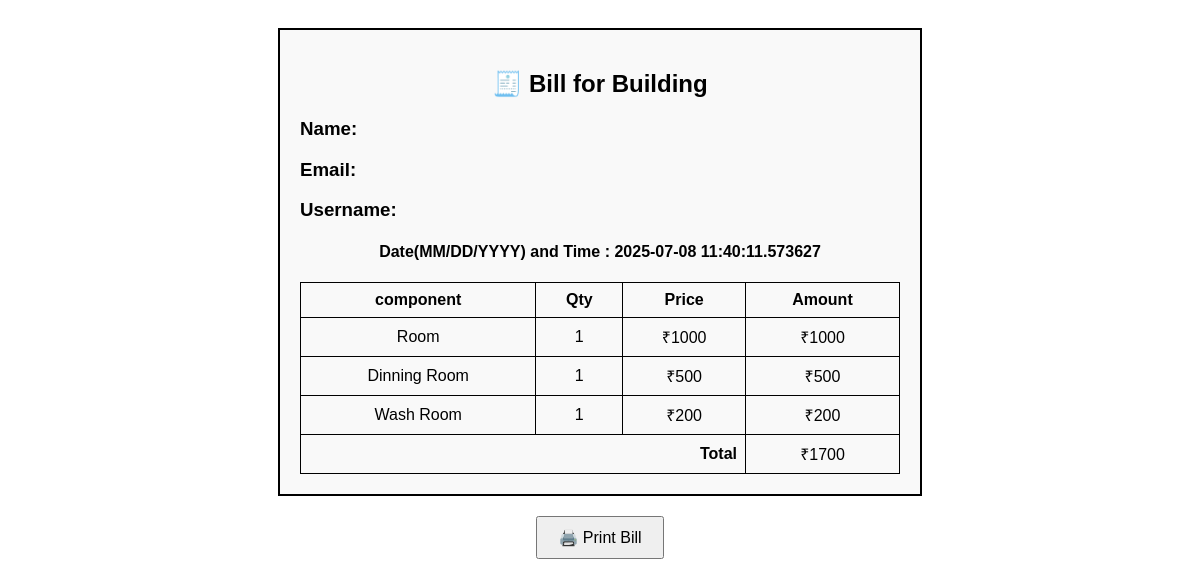
Before: /bill_print/kj/10 with the older database file.
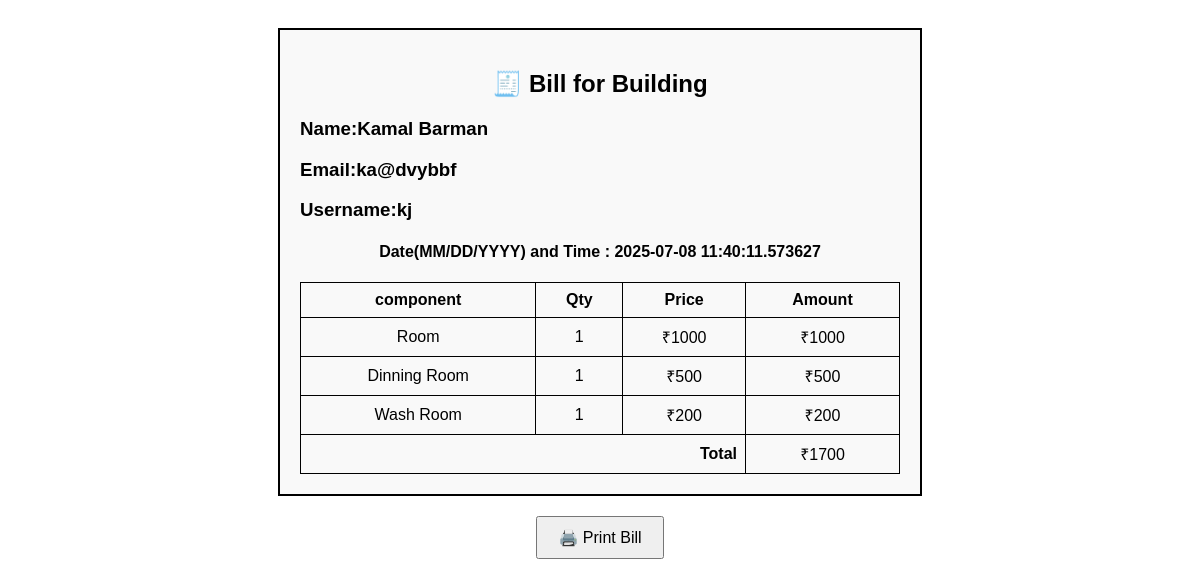
After: the same page with the newer database file.
### app.py (models this page shows)
class Blog(db.Model):
    blog_id = db.Column(db.Integer, primary_key=True)
    room= db.Column(db.Integer, nullable=False)
    dinning= db.Column(db.Integer, nullable=False)
    washroom = db.Column(db.Integer, nullable=False)
    pub_date = db.Column(db.DateTime(), nullable=False,default=datetime.now)

class User(UserMixin,db.Model):
    id = db.Column(db.Integer, primary_key=True)
    email = db.Column(db.String(50), unique=True, nullable=False)
    password = db.Column(db.String(50), unique=False, nullable=False)
    fname= db.Column(db.String(50), unique=False, nullable=False)
    lname= db.Column(db.String(50), unique=False, nullable=False)
    username = db.Column(db.String(50), unique=True, nullable=False)

### app.py (the view)
@app.route("/bill_print/<string:username>/<int:id>")
def blog_detail(username,id):
    bio=User.query.filter_by(username=username).first()
    blog=Blog.query.get_or_404(id)
    return render_template("bill.html",blog=blog,bio=bio)

### templates/bill.html (shortened to what this page needs)
<!DOCTYPE html>
<html lang="en">
<head>
</head>
<body>
<div id="bill">
  <h2>🧾 Bill for Building</h2>
  <h3>Name:{{bio.fname}} {{bio.lname}}</h3>
    <h3>Email:{{bio.email}}</h3>
  <h3>Username:{{bio.username}}</h3>
    <h4>Date(MM/DD/YYYY) and Time : <span>{{blog.pub_date}}</span></h4>
  <table>
    <thead>
      <tr>
        <th>component</th>
        <th>Qty</th>
        <th>Price</th>
        <th>Amount</th>
      </tr>
    </thead>
    <tbody>
      <tr>
        <td>Room</td>
        <td>{{blog.room}}</td>
        <td>₹1000</td>
        <td>₹{{(blog.room|int)*1000}}</td>
      </tr>
      <tr>
        <td>Dinning Room</td>
        <td>{{blog.dinning}}</td>
        <td>₹500</td>
        <td>₹{{(blog.dinning|int)*500}}</td>
      </tr>
      <tr>
        <td>Wash Room</td>
        <td>{{blog.washroom}}</td>
        <td>₹200</td>
        <td>₹{{(blog.washroom|int)*200}}</td>
      </tr>
      <tr>
        <td colspan="3" class="total">Total</td>
        <td>₹{{(blog.room|int)*1000+(blog.dinning|int)*500+(blog.washroom|int)*200}}</td>
      </tr>
    </tbody>
  </table>
</div>
<div class="btn">
  <button onclick="window.print()">🖨️ Print Bill</button>
</div>
</body>
</html>

### templates/bill.html (style rules this page uses)
body { font-family: Arial, sans-serif; padding: 20px; }
#bill { max-width: 600px; margin: auto; padding: 20px; border: 2px solid #000; background-color: #f9f9f9; }
h2, h4 { text-align: center; }
table { width: 100%; border-collapse: collapse; margin-top: 20px; }
th, td { border: 1px solid #000; padding: 8px; text-align: center; }
.total { text-align: right; font-weight: bold; }
.btn { margin-top: 20px; display: flex; justify-content: center; }
button { padding: 10px 20px; font-size: 16px; cursor: pointer; }

Changed rows visible on the page:
added User: fname "Kamal", lname "Barman", email "ka@dvybbf", username "kj"
